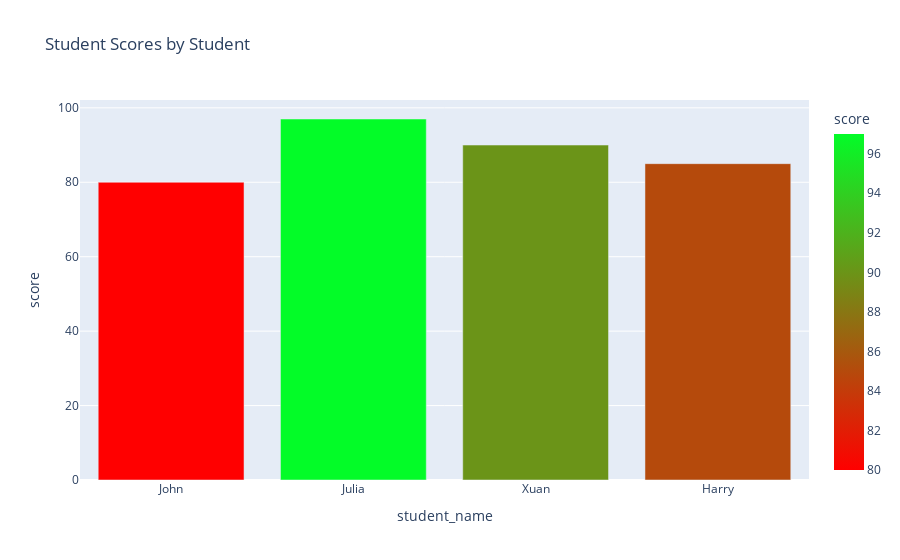

The notebook cell saved with this chart:
### Markdown cell above
# coloring

### Code cell
# Create your own continuous color scale
my_scale = ["rgb(255, 0, 0)", "rgb(3, 252, 40)"]

# Create the bar plot
fig = px.bar(data_frame=student_scores, 
             x="student_name", y="score", title="Student Scores by Student",
             # Set the color variable and scale
             color="score",
             color_continuous_scale=my_scale
             )

# Show the plot
fig.show()

### Figure 1 — Plotly figure (JSON) as saved in the notebook; plotly's stock layout.template omitted (floating-point values rounded to 4 significant figures)
{"data": [{"hovertemplate": "student_name=%{x}<br>score=%{marker.color}<extra></extra>", "legendgroup": "", "marker": {"color": [80, 97, 90, 85], "coloraxis": "coloraxis", "pattern": {"shape": ""}}, "name": "", "orientation": "v", "showlegend": false, "textposition": "auto", "type": "bar", "x": ["John", "Julia", "Xuan", "Harry"], "xaxis": "x", "y": [80, 97, 90, 85], "yaxis": "y"}], "layout": {"barmode": "relative", "coloraxis": {"colorbar": {"title": {"text": "score"}}, "colorscale": [[0, "rgb(255, 0, 0)"], [1, "rgb(3, 252, 40)"]]}, "legend": {"tracegroupgap": 0}, "title": {"text": "Student Scores by Student"}, "xaxis": {"anchor": "y", "domain": [0, 1], "title": {"text": "student_name"}}, "yaxis": {"anchor": "x", "domain": [0, 1], "title": {"text": "score"}}}}
